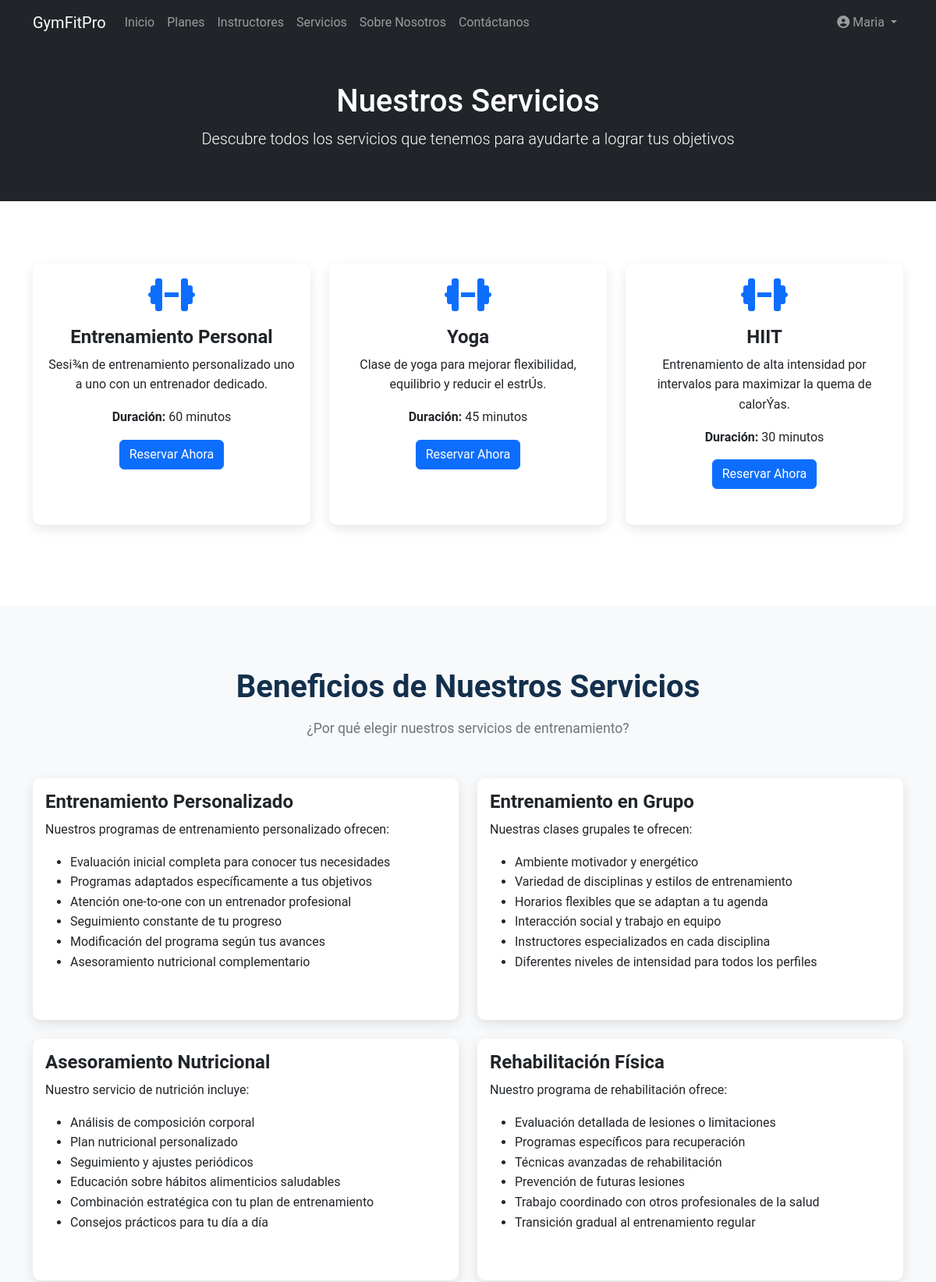
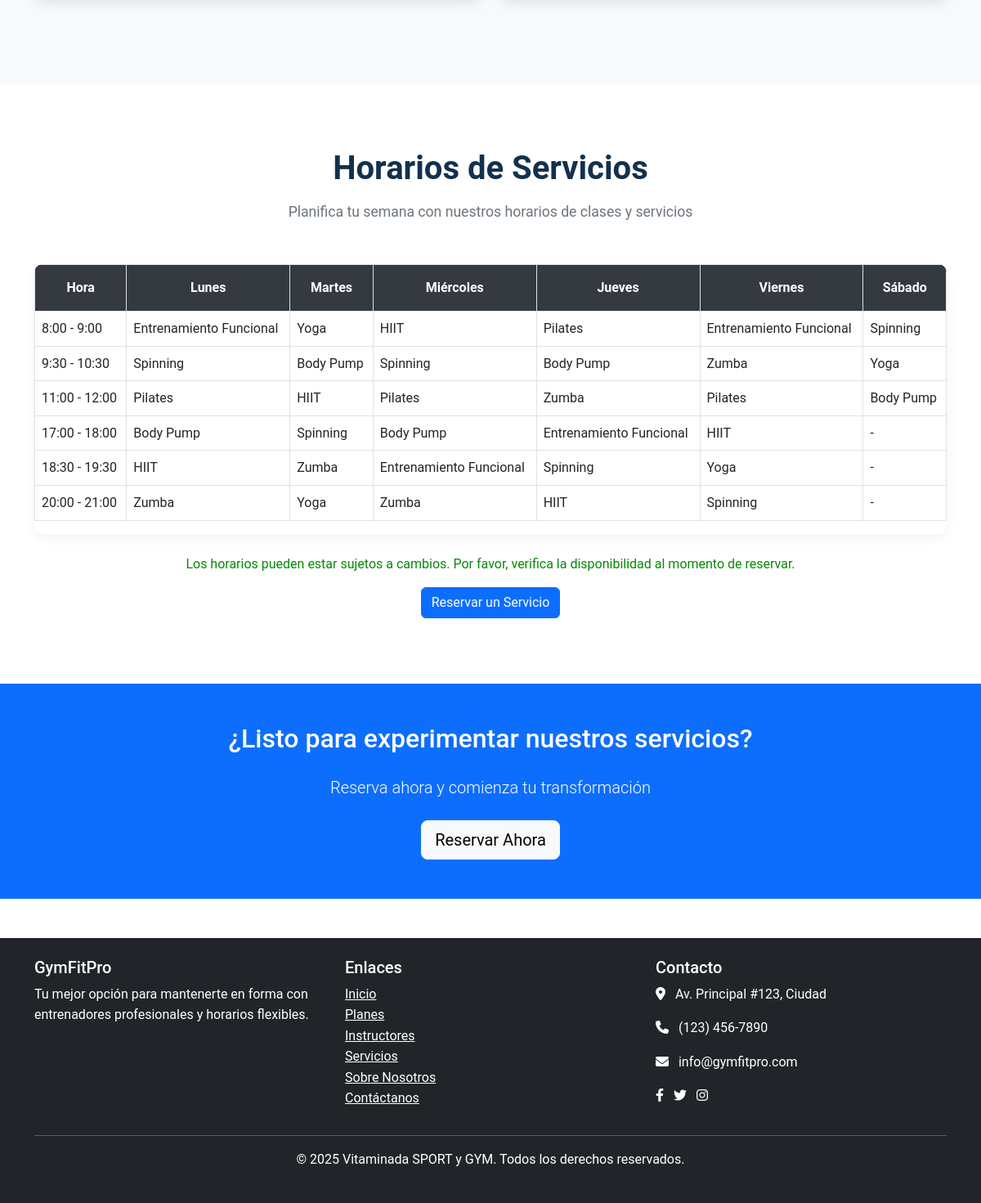
The app's page /servicios.php (signed in) with its own data (2 pictures, top to bottom).
### tables this page shows
CREATE TABLE `servicios` (
  `id` int(11) NOT NULL,
  `nombre` varchar(100) NOT NULL,
  `descripcion` text DEFAULT NULL,
  `duracion_minutos` int(11) NOT NULL,
  `estado` tinyint(1) DEFAULT 1
);

### servicios.php (the view, shortened to what this page needs)
<?php include 'includes/header.php'; ?>
<section class="bg-dark text-white py-5">
    <div class="container text-center">
        <h1>Nuestros Servicios</h1>
        <p class="lead">Descubre todos los servicios que tenemos para ayudarte a lograr tus objetivos</p>
    </div>
</section>
<section class="section-padding">
    <div class="container">
        <div class="row">
            <?php
            $conn = connectDB();
            $query = "SELECT * FROM servicios WHERE estado = 1";
            $result = $conn->query($query);
            if ($result->num_rows > 0) {
                while ($servicio = $result->fetch_assoc()) {
            ?>
                <div class="col-md-4 mb-4">
                    <div class="card h-100">
                        <div class="card-body text-center">
                            <i class="fas fa-dumbbell fa-3x mb-3 text-primary"></i>
                            <h4 class="card-title"><?php echo $servicio['nombre']; ?></h4>
                            <p class="card-text"><?php echo $servicio['descripcion']; ?></p>
                            <p><strong>Duración:</strong> <?php echo $servicio['duracion_minutos']; ?> minutos</p>
                            <?php if(isset($_SESSION['user_id'])): ?>
                                <a href="cliente/reservar_servicio.php?id=<?php echo $servicio['id']; ?>" class="btn btn-primary">Reservar Ahora</a>
                            <?php else: ?>
                                <a href="auth/login.php" class="btn btn-primary">Iniciar Sesión para Reservar</a>
                            <?php endif; ?>
                        </div>
                    </div>
                </div>
            <?php
                }
            } else {
            ?>
                <div class="col-12 text-center">
                    <p>No hay servicios disponibles en este momento.</p>
                </div>
            <?php
            }
            ?>
        </div>
    </div>
</section>
<section class="section-padding bg-light">
    <div class="container">
        <div class="section-title">
            <h2>Beneficios de Nuestros Servicios</h2>
            <p>¿Por qué elegir nuestros servicios de entrenamiento?</p>
        </div>
        <div class="row">
            <div class="col-md-6 mb-4">
                <div class="card h-100">
                    <div class="card-body">
                        <h4 class="card-title">Entrenamiento Personalizado</h4>
                        <p class="card-text">Nuestros programas de entrenamiento personalizado ofrecen:</p>
                        <ul>
                            <li>Evaluación inicial completa para conocer tus necesidades</li>
                            <li>Programas adaptados específicamente a tus objetivos</li>
                            <li>Atención one-to-one con un entrenador profesional</li>
                            <li>Seguimiento constante de tu progreso</li>
                            <li>Modificación del programa según tus avances</li>
                            <li>Asesoramiento nutricional complementario</li>
                        </ul>
                    </div>
                </div>
            </div>
            <div class="col-md-6 mb-4">
                <div class="card h-100">
                    <div class="card-body">
                        <h4 class="card-title">Entrenamiento en Grupo</h4>
                        <p class="card-text">Nuestras clases grupales te ofrecen:</p>
                        <ul>
                            <li>Ambiente motivador y energético</li>
                            <li>Variedad de disciplinas y estilos de entrenamiento</li>
                            <li>Horarios flexibles que se adaptan a tu agenda</li>
                            <li>Interacción social y trabajo en equipo</li>
                            <li>Instructores especializados en cada disciplina</li>
                            <li>Diferentes niveles de intensidad para todos los perfiles</li>
                        </ul>
                    </div>
                </div>
            </div>
            <div class="col-md-6 mb-4">
                <div class="card h-100">
                    <div class="card-body">
                        <h4 class="card-title">Asesoramiento Nutricional</h4>
                        <p class="card-text">Nuestro servicio de nutrición incluye:</p>
                        <ul>
                            <li>Análisis de composición corporal</li>
                            <li>Plan nutricional personalizado</li>
                            <li>Seguimiento y ajustes periódicos</li>
                            <li>Educación sobre hábitos alimenticios saludables</li>
                            <li>Combinación estratégica con tu plan de entrenamiento</li>
                            <li>Consejos prácticos para tu día a día</li>
                        </ul>
                    </div>
                </div>
            </div>
            <div class="col-md-6 mb-4">
                <div class="card h-100">
                    <div class="card-body">
                        <h4 class="card-title">Rehabilitación Física</h4>
                        <p class="card-text">Nuestro programa de rehabilitación ofrece:</p>
                        <ul>
                            <li>Evaluación detallada de lesiones o limitaciones</li>
                            <li>Programas específicos para recuperación</li>
                            <li>Técnicas avanzadas de rehabilitación</li>
                            <li>Prevención de futuras lesiones</li>
                            <li>Trabajo coordinado con otros profesionales de la salud</li>
                            <li>Transición gradual al entrenamiento regular</li>
                        </ul>
                    </div>
                </div>
            </div>
        </div>
    </div>
</section>
<section class="section-padding">
    <div class="container">
        <div class="section-title">
            <h2>Horarios de Servicios</h2>
            <p>Planifica tu semana con nuestros horarios de clases y servicios</p>
        </div>
        <div class="schedule-table">
            <table class="table table-bordered">
                <thead>
                    <tr>
                        <th>Hora</th>
                        <th>Lunes</th>
                        <th>Martes</th>
                        <th>Miércoles</th>
                        <th>Jueves</th>
                        <th>Viernes</th>
                        <th>Sábado</th>
                    </tr>
                </thead>
                <tbody>
                    <tr>
                        <td>8:00 - 9:00</td>
                        <td>Entrenamiento Funcional</td>
                        <td>Yoga</td>
                        <td>HIIT</td>
                        <td>Pilates</td>
                        <td>Entrenamiento Funcional</td>
                        <td>Spinning</td>
                    </tr>
                    <tr>
                        <td>9:30 - 10:30</td>
                        <td>Spinning</td>
                        <td>Body Pump</td>
                        <td>Spinning</td>
                        <td>Body Pump</td>
                        <td>Zumba</td>
                        <td>Yoga</td>
                    </tr>
                    <tr>
                        <td>11:00 - 12:00</td>
                        <td>Pilates</td>
                        <td>HIIT</td>
                        <td>Pilates</td>
                        <td>Zumba</td>
                        <td>Pilates</td>
                        <td>Body Pump</td>
                    </tr>
                    <tr>
                        <td>17:00 - 18:00</td>
                        <td>Body Pump</td>
                        <td>Spinning</td>
                        <td>Body Pump</td>
                        <td>Entrenamiento Funcional</td>
                        <td>HIIT</td>
                        <td>-</td>
                    </tr>
                    <tr>
                        <td>18:30 - 19:30</td>
                        <td>HIIT</td>
                        <td>Zumba</td>
                        <td>Entrenamiento Funcional</td>
                        <td>Spinning</td>
                        <td>Yoga</td>
                        <td>-</td>
                    </tr>
                    <tr>
                        <td>20:00 - 21:00</td>
                        <td>Zumba</td>
                        <td>Yoga</td>
                        <td>Zumba</td>
                        <td>HIIT</td>
                        <td>Spinning</td>
                        <td>-</td>
                    </tr>
                </tbody>
            </table>
        </div>
        <div class="text-center mt-4">
            <p>Los horarios pueden estar sujetos a cambios. Por favor, verifica la disponibilidad al momento de reservar.</p>
            <?php if(isset($_SESSION['user_id'])): ?>
                <a href="cliente/reservas.php" class="btn btn-primary">Reservar un Servicio</a>
            <?php else: ?>
                <a href="auth/login.php" class="btn btn-primary">Iniciar Sesión para Reservar</a>
            <?php endif; ?>
        </div>
    </div>
</section>
<section class="bg-primary text-white py-5">
    <div class="container text-center">
        <h2 class="mb-4">¿Listo para experimentar nuestros servicios?</h2>
        <p class="lead mb-4">Reserva ahora y comienza tu transformación</p>
        <?php if(isset($_SESSION['user_id'])): ?>
            <a href="cliente/reservas.php" class="btn btn-light btn-lg">Reservar Ahora</a>
        <?php else: ?>
            <a href="auth/register.php" class="btn btn-light btn-lg">Registrarse</a>
        <?php endif; ?>
    </div>
</section>
<?php include 'includes/footer.php'; ?>

### assets/css/style.css (style rules this page uses)
body { font-family: 'Roboto', sans-serif; color: rgb(6, 136, 6); line-height: 1.6; }
.section-padding { padding: 80px 0; }
.section-title { margin-bottom: 50px; text-align: center; }
.section-title h2 { font-size: 2.5rem; font-weight: 700; position: relative; margin-bottom: 15px; color: #13304d; }
.section-title p { font-size: 1.1rem; color: #6c757d; }
.card { transition: transform 0.3s ease, box-shadow 0.3s ease; margin-bottom: 30px; border: none; border-radius: 10px; overflow: hidden; box-shadow: 0 5px 15px rgba(0, 0, 0, 0.1); }
.card-title { font-weight: 600; }
.schedule-table { background: white; border-radius: 10px; overflow: hidden; box-shadow: 0 5px 15px rgba(0, 0, 0, 0.05); }
.schedule-table th { background: #343a40; color: white; text-align: center; padding: 15px; }

### records on screen
servicios: nombre "Entrenamiento Personal", descripcion "Sesi¾n de entrenamiento personalizado uno a uno con un entrenador dedicado.", duracion_minutos "60"
servicios: nombre "Yoga", descripcion "Clase de yoga para mejorar flexibilidad, equilibrio y reducir el estrÚs.", duracion_minutos "45"
servicios: nombre "HIIT", descripcion "Entrenamiento de alta intensidad por intervalos para maximizar la quema de calorÝas.", duracion_minutos "30"

### other values on screen
$_SESSION['user_name'] "Maria"
